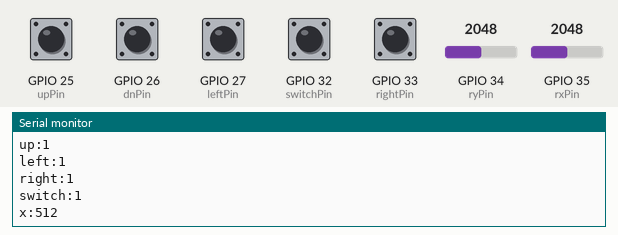
This sketch was run on a simulated ESP32. Parts: the last lines printed to the serial monitor. The inputs (shaded band) are chosen by the test bench; at power-on: GPIO 25 (upPin), GPIO 26 (dnPin), GPIO 27 (leftPin), GPIO 32 (switchPin), GPIO 33 (rightPin) HIGH, GPIO 34 (ryPin) = 2048, GPIO 35 (rxPin) = 2048.

Above: at 1.2 s.
1.3 s: GPIO 34 (ryPin) set to 440
At 2.1 s:
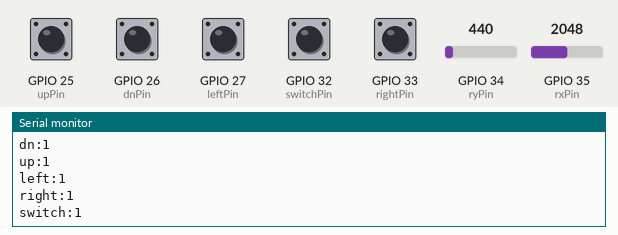
4.3 s: GPIO 34 (ryPin) set to 360
At 5.2 s:
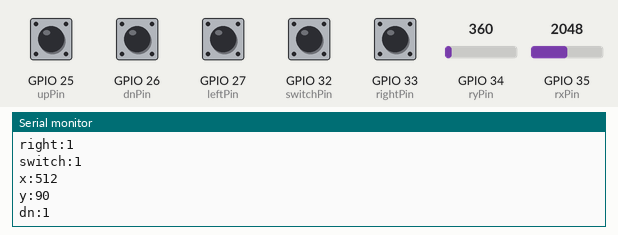
10.3 s: GPIO 34 (ryPin) set to 43
At 11.1 s:
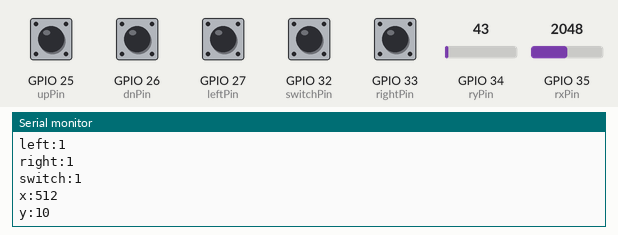
11.8 s: GPIO 34 (ryPin) set to 36
At 12.8 s:
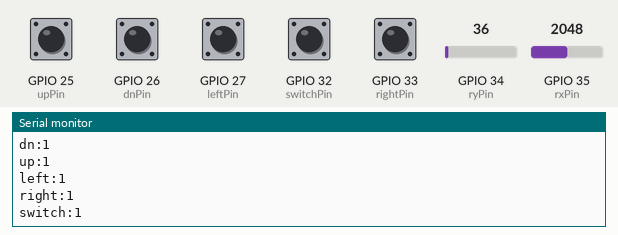
Timing chart, 0 to 14.8 s (numbered marks = the images above; inputs shaded):
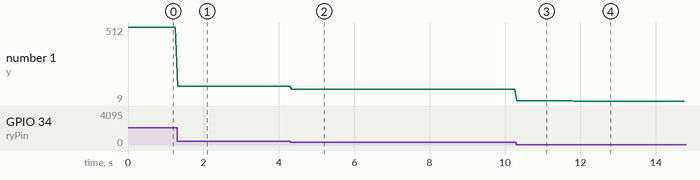

Measured:
- the behaviour switches between 400 and 399 on GPIO 34 (ryPin) (found by bisection; images 1 and 2)
- the behaviour switches between 40 and 39 on GPIO 34 (ryPin) (found by bisection; images 3 and 4)
- after the input at 1.3 s, the serial monitor: prints a new line at once (image 1)
- after the input at 4.3 s, the serial monitor: prints a new line after 0.05 s (image 2)
- after the input at 10.3 s, the serial monitor: prints a new line at once (image 3)
- after the input at 11.8 s, the serial monitor: prints a new line at once (image 4)
- plotted number 1: 512 → 110 after the input at 1.3 s, 110 → 90 after the input at 4.3 s, 90 → 10 after the input at 10.3 s, 10 → 9 after the input at 11.8 s

The sketch:

controller.ino
```cpp
#include <esp_now.h>
#include <WiFi.h>

// REPLACE WITH YOUR RECEIVER MAC Address
uint8_t broadcastAddress[] = { 0xFF, 0xFF, 0xFF, 0xFF, 0xFF, 0xFF };

#define ryPin 34  // NOTE: other analog pin were not working (like 15 and 2)
#define rxPin 35

#define upPin 25
#define dnPin 26
#define switchPin 32
#define leftPin 27
#define rightPin 33
#define jolly 14  // not yet implemented


typedef struct struct_message {
  int rx;  //  X-axis analog output voltage
  int ry;  //  Y-axis analog output voltage
  bool sw;

  // 4 buttons on the controller
  bool up;
  bool dn;
  bool right;
  bool left;

  // bool jolly;
} struct_message;

// Create a struct_message called myData
struct_message myData;

esp_now_peer_info_t peerInfo;

// callback when data is sent
void OnDataSent(const uint8_t *mac_addr, esp_now_send_status_t status) {
  if (status != ESP_NOW_SEND_SUCCESS) {
    Serial.println("Delivery fail");
  }
}

void setup() {
  Serial.begin(9600);

  WiFi.mode(WIFI_STA);

  if (esp_now_init() != ESP_OK) {
    Serial.println("Error initializing ESP-NOW");
    return;
  }

  esp_now_register_send_cb(OnDataSent);

  // TODO: use the mac of the peer
  memcpy(peerInfo.peer_addr, broadcastAddress, 6);
  peerInfo.channel = 0;
  peerInfo.encrypt = false;

  // Add peer
  if (esp_now_add_peer(&peerInfo) != ESP_OK) {
    Serial.println("Failed to add peer");
    return;
  }

  pinMode(ryPin, INPUT);
  pinMode(rxPin, INPUT);

  pinMode(upPin, INPUT_PULLUP);
  pinMode(dnPin, INPUT_PULLUP);
  pinMode(leftPin, INPUT_PULLUP);
  pinMode(rightPin, INPUT_PULLUP);
  pinMode(switchPin, INPUT_PULLUP);
}


void loop() {
  myData.rx = map(analogRead(rxPin), 0, 4095, 0,  1024);
  myData.ry = map(analogRead(ryPin), 0, 4095, 0, 1024);
  myData.sw = digitalRead(switchPin);
  myData.dn = digitalRead(dnPin);
  myData.up = digitalRead(upPin);
  myData.left = digitalRead(leftPin);
  myData.right = digitalRead(rightPin);

  Serial.print("x:");
  Serial.println(myData.rx);
  Serial.print("y:");
  Serial.println(myData.ry);
  Serial.print("dn:");
  Serial.println(myData.dn);
  Serial.print("up:");
  Serial.println(myData.up);
  Serial.print("left:");
  Serial.println(myData.left);
  Serial.print("right:");
  Serial.println(myData.right);
  Serial.print("switch:");
  Serial.println(myData.sw);
  Serial.println();


  esp_err_t result = esp_now_send(broadcastAddress, (uint8_t *)&myData, sizeof(myData));

  if (result != ESP_OK) {
    Serial.println("Error sending the data");
  }
  // delay(100);
}
```
